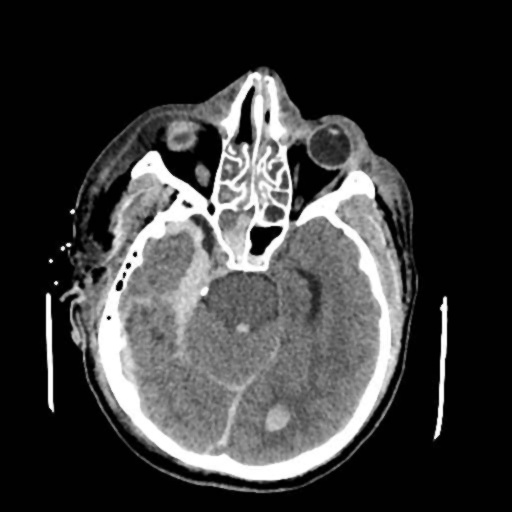
#> input picture dataset/Hemorrhagic/KANAMA/11[11]/11_0_73.jpg, 512 x 512 px, given in place of 11[11], which was not available
$ jupyter execute --allow-errors 06_07_PreProcessing.ipynb   (shell and % lines are left out)   (text cells are left out)
#> lines starting #> are read from the running program, lines starting #| are printed output that depends on the picture; pictures that were not available may be replaced by others from this repository, and a replacement may not be noted
[cell 1]
from google.colab import drive as drive
drive.mount('/content/drive')

[cell 2]
# Access a public Github repos
%cd '/content'

[cell 3]
import pandas as pd
import numpy as np
import os
import matplotlib.pyplot as plt
import cv2
from PIL import Image

[cell 4]
# @title
def DataSetSummary (local_path, tabs):
  # Take list of files & folders in local folder
  all_items = os.listdir(local_path)

  # Filter folder list
  folders = [item for item in all_items if os.path.isdir(os.path.join(local_path, item))]

  # Print summary information if folders > 0:
  if(len(folders) > 0):
    indent = '\t' * tabs
    print("{}Tổng số thư mục: {}".format(indent, len(folders)))
    for folder in folders:
      folder_path = os.path.join(local_path, folder)
      files_in_folder = len(os.listdir(folder_path))
      print("{}-Thư mục: {}, Số tệp: {}".format(indent, folder, files_in_folder))
      DataSetSummary(folder_path, tabs+1)

# DataSetSummary(local_path, 0)

[cell 5]
# import os

# Hierarchical local folder in Colab
repository_folder = ["Brain-CT-Hemorrhage-Dataset"]

#> (the rest of this cell did not finish here and is left out)

[cell 6]
%cd /content/drive/MyDrive/Colab Notebooks/Thesis/Preprocessing/Brain-CT-Hemorrhage-Dataset

[cell 7]
# Set the path to your dataset
dataset_path = '/content/Brain-CT-Hemorrhage-Dataset/sample'
# dataset_path = '/content/Brain-CT-Hemorrhage-Dataset/dataset'

[cell 8]
import os

def list_dirs_recursively(path, seen=None):
    if seen is None:
        seen = set()

    for dirpath, dirnames, filenames in os.walk(path):
        if dirpath not in seen:
            print(f'{dirpath}')
            seen.add(dirpath)
            for dirname in dirnames:
                list_dirs_recursively(os.path.join(dirpath, dirname), seen)

dataset_path = '/content/Brain-CT-Hemorrhage-Dataset/dataset'
list_dirs_recursively(dataset_path)

[cell 9]
class Image:
    def __init__(self, path, label):
        # self.image = cv2.imread(path) # directly read
        self.path = path # only directory
        self.label = label

def load_images_from_folder(dataset_path, images_per_class=None):
    images = {}
    for class_name in os.listdir(dataset_path):
        class_folder_path = os.path.join(dataset_path, class_name)
        if os.path.isdir(class_folder_path):
            count = 0
            images[class_name] = []
            for image_name in os.listdir(class_folder_path):
                if images_per_class is None or count < images_per_class:
                    image_path = os.path.join(class_folder_path, image_name)
                    img = Image(image_path, class_name)
                    images[class_name].append(img)
                    count += 1
    return images

def imshow(images, images_per_class=None):
#> called with images_per_class = 10
    for class_name, imgs in images.items():
        plt.figure(figsize=(30,30))
        print(f'Class {class_name}')
        for i in range(min(images_per_class if images_per_class else len(imgs), len(imgs))):
            plt.subplot(1, images_per_class if images_per_class else len(imgs), i+1)
            img = cv2.imread(imgs[i].path)
#> img is the input picture: shape (512, 512, 3); min 0, max 255, mean 58.3
            # img = cv2.cvtColor(img, cv2.COLOR_BGR2RGB)
            plt.imshow(img)
            # plt.title(os.path.basename(imgs[i].path))
            plt.axis('off')
        plt.show()
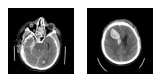
#> figure drawn by matplotlib, 2 panels

# Example usage:
images = load_images_from_folder('/content/Brain-CT-Hemorrhage-Dataset/dataset/Hemorrhagic/KANAMA')
#> (the rest of this cell did not finish here and is left out)

[cell 10]
from PIL import Image

def get_image_specifications(image_path):
    # Open the image file
    with Image.open(image_path) as img:
        # Get image specifications
        image_format = img.format
        image_mode = img.mode
        image_size = img.size
        image_width, image_height = img.size
        image_color = img.getcolors()

    return f"Image Format: {image_format}\nImage Mode: {image_mode}\nImage Size: {image_size} pixels (Width: {image_width}, Height: {image_height})\nImage Colors: {image_color}"

# Example usage:
print('images.keys:', images.keys())
image_path = "/content/Brain-CT-Hemorrhage-Dataset/dataset/Hemorrhagic/KANAMA/11[11]/11_0_0.jpg"
# print('image_path:',image_path := images['normal'][0].path)
#> (the rest of this cell did not finish here and is left out)

[cell 11]
from skimage.metrics import peak_signal_noise_ratio, mean_squared_error

# [21 lines left out: function calculate_metrics, not called in this run]

[cell 12]
import cv2
import numpy as np

# [27 lines left out: function calculate_metrics, not called in this run]

[cell 13]
import os
import cv2
import numpy as np
from shutil import copyfile

def preprocess_and_copy(src_dir, dest_dir, preprocess_func):
    # Check if src_dir is a directory
    if os.path.isdir(src_dir):
        # If dest_dir does not exist, create it
        os.makedirs(dest_dir, exist_ok=True)

        # Iterate over files/directories in src_dir
        for item in os.listdir(src_dir):
            src_item_path = os.path.join(src_dir, item)
            dest_item_path = os.path.join(dest_dir, item)

            # If item is a directory, call function recursively
            if os.path.isdir(src_item_path):
                preprocess_and_copy(src_item_path, dest_item_path, preprocess_func)
            # If item is a file, apply preprocessing and copy
            elif os.path.isfile(src_item_path):
                img = cv2.imread(src_item_path)
                if img is not None:
                    img = preprocess_func(img)
                    cv2.imwrite(dest_item_path, img)

# Define your preprocessing function here
def preprocess_func(img):
    # TODO: Add your preprocessing steps here
    return img

# Usage:
dataset_path = '/content/Brain-CT-Hemorrhage-Dataset/sample'
# dataset_path = '/content/Brain-CT-Hemorrhage-Dataset/dataset'
output_path = '/content/drive/MyDrive/Colab Notebooks/Thesis/Preprocessing/Brain-CT-Hemorrhage-Dataset/Original'
preprocess_and_copy(dataset_path, output_path, preprocess_func)

[cell 14]
'''
DOI: https://doi.org/10.1109/ICEECCOT.2017.8284595
Without using padding.
'''
import numpy as np
from scipy.ndimage import median_filter

def median_filter_window(window):
    return np.median(window)

def average_filter_window(window, median_value):
    return (window + median_value) / 2

def hybrid_filter(image, window_size):
#> called with image = array of shape (4, 4), window_size = (3, 3)
    height, width = image.shape
    result_image = np.zeros_like(image, dtype=float)

    half_window_height, half_window_width = window_size[0] // 2, window_size[1] // 2

    for x in range(half_window_height, height - half_window_height):
        for y in range(half_window_width, width - half_window_width):
            sub_window = image[x - half_window_height:x + half_window_height + 1, y - half_window_width:y + half_window_width + 1]
            print(sub_window)

            # Median Value Calculation
            median_value = median_filter_window(sub_window)
            print(median_value)

            # Average Value Calculation
            average_values = average_filter_window(sub_window, median_value)
            print(average_values)

            # Center Pixel Value Calculation
            result_image[x, y] = np.mean(average_values)
            print(result_image[x, y], '\n')

    return result_image

# Example Original Image in Numpy
img = np.array([[156, 106, 114, 190],
            [128, 103, 114, 81],
            [136, 136, 147, 96],
            [181, 111, 214, 81]])

# Assuming image is a 2D NumPy array
window_size = (3, 3)  # Adjust the window size as needed

# Apply the filtering method
result = hybrid_filter(img, window_size)
print(result)

import matplotlib.pyplot as plt

# Assuming 'img' is your original image and 'result' is the filtered image

# Plot the original image
plt.subplot(1, 2, 1)
plt.title('Original Image')
plt.imshow(img, cmap='gray')
plt.axis('off')

# Plot the filtered image
plt.subplot(1, 2, 2)
plt.title('Filtered Image')
plt.imshow(result, cmap='gray')
plt.axis('off')

# Show the plot
plt.show()
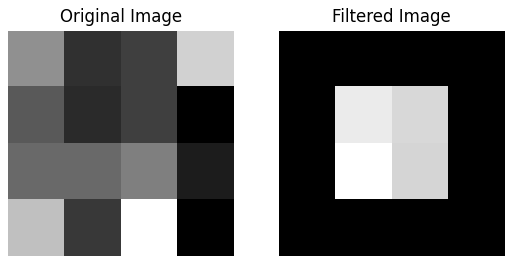
#> figure drawn by matplotlib, 2 panels

[cell 15]
'''
DOI: https://doi.org/10.1109/ICEECCOT.2017.8284595
Using padding for imnage border
Clean syntax.
'''
import numpy as np
from scipy.ndimage import median_filter

def hybrid_filter(image, window_size):
#> called with image = array of shape (4, 4), window_size = (3, 3)
    height, width = image.shape

    # Calculate padding needed
    pad_height = window_size[0] // 2
    pad_width = window_size[1] // 2

    # Add padding to the image
    padded_image = cv2.copyMakeBorder(src=image, top=pad_height, bottom=pad_height, left=pad_width, right=pad_width, borderType=cv2.BORDER_CONSTANT, value=0) # cv2.BORDER_REFLECT

    # Create an output image with the same size as the input
    output_image = np.zeros_like(image, dtype=float)

    for x in range(pad_height, height + pad_height):
        for y in range(pad_width, width + pad_width):
            sub_window = padded_image[x - pad_height:x + pad_height + 1, y - pad_width:y + pad_width + 1]
            print(sub_window)

            # Median Value Calculation
            median_value = np.median(sub_window)
            print(median_value)

            # Average Value Calculation
            average_values = (sub_window + median_value) / 2
            print(average_values)

            # Center Pixel Value Calculation
            output_image[x - pad_height, y - pad_width] = np.mean(average_values)
            print(output_image[x - pad_height, y - pad_width], '\n')

    return output_image

img = np.array([[156, 106, 114, 190],
            [128, 103, 114, 81],
            [136, 136, 147, 96],
            [181, 111, 214, 81]])

# Assuming image is a 2D NumPy array
window_size = (3, 3)  # Adjust the window size as needed

# Apply the filtering method
result = hybrid_filter(img, window_size)
print(result)

import matplotlib.pyplot as plt

# Assuming 'img' is your original image and 'result' is the filtered image

# Plot the original image
plt.subplot(1, 2, 1)
plt.title('Original Image')
plt.imshow(img, cmap='gray')
plt.axis('off')

# Plot the filtered image
plt.subplot(1, 2, 2)
plt.title('Filtered Image')
plt.imshow(result, cmap='gray')
plt.axis('off')

# Show the plot
plt.show()
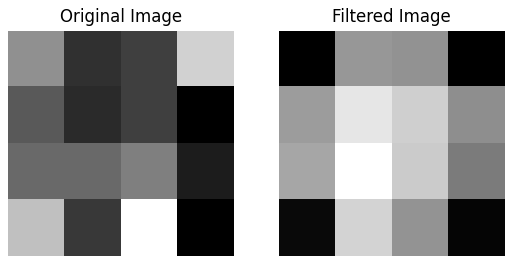
#> figure drawn by matplotlib, 2 panels
